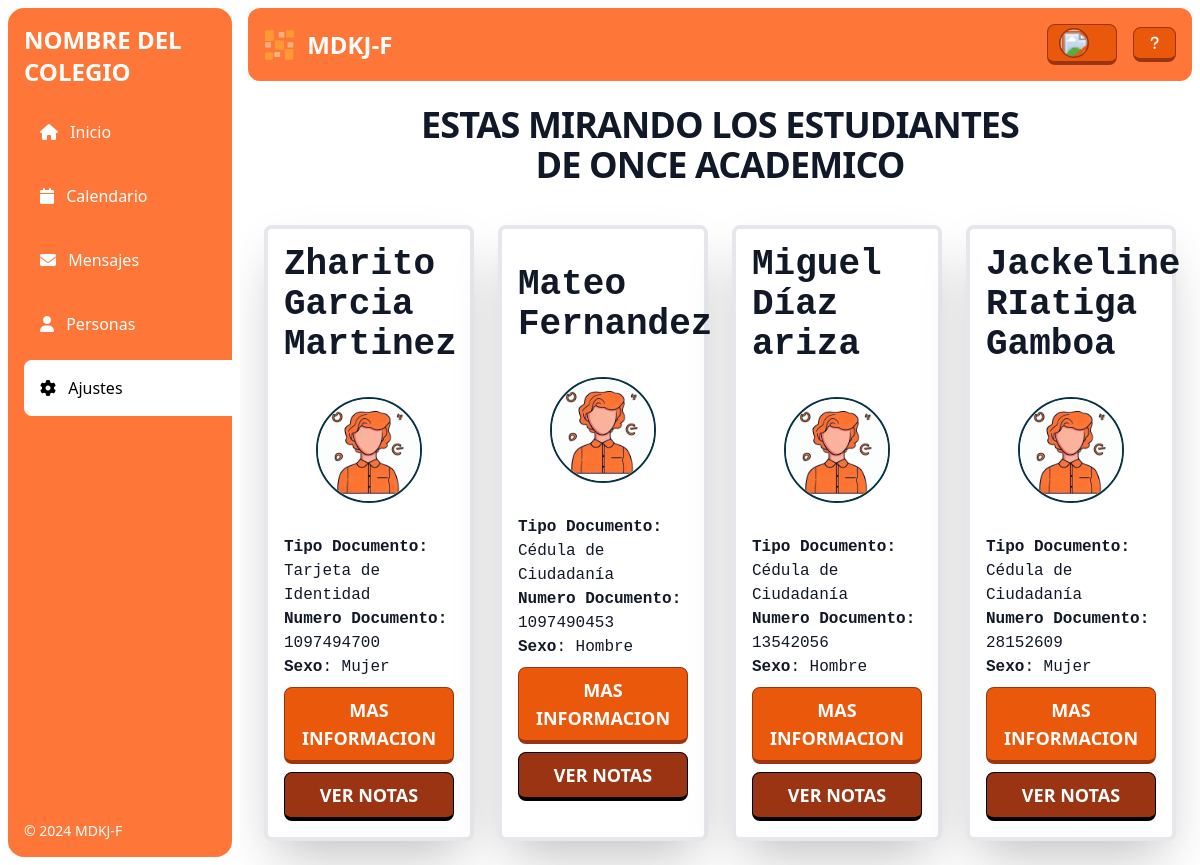
The page /informacion/grados/mirar/estudiantes/3/ on the database its author committed.
### users/models.py (models this page shows, shortened)
class CustomUser(AbstractUser):
    tipo_documento = models.CharField(max_length=50,choices=TIPO_DOCUMENTO, default='Sin informacion')
    numero_documento = models.CharField(max_length=20, null=True, blank=True)
    introduccion = models.TextField(null=True, blank=True)

class CustomUserAlumno(CustomUser):
    foto = models.ImageField(default='alumnos/profile.png', upload_to=user_directory_path_profile_alumnos, null=True, blank=True)
    tipo_usuario = models.CharField(max_length=50, choices=TIPO_USUARIO, default='Alumno')
    fecha_creacion = models.DateTimeField(auto_now_add=True)
    grado = models.ForeignKey('informacion.Grado', on_delete=models.SET_NULL, blank=True, null=True)  # Utiliza 'informacion.Grado')  # Campo ForeignKey para relacionar con Grado
    sexo = models.CharField(max_length=20, choices=SEXO, default='Sin informacion')
    estado = models.BooleanField(default=True)
    descripcion = models.TextField(blank=True, null=True,)
    alergias = models.TextField(blank=True, null=True)
    condiciones_medicas = models.TextField(blank=True, null=True)
    medicamentos_actuales = models.TextField(blank=True, null=True)
    grupo_sanguineo = models.CharField(max_length=15, blank=True, null=True, choices=TIPO_SANGRE, default='Desconocido')
    contacto_emergencia_nombre = models.CharField(max_length=255, blank=True, null=True)
    contacto_emergencia_telefono = models.CharField(max_length=20, blank=True, null=True)
    ver_notas = models.BooleanField(default=True)

class CustomUser(AbstractUser):
    tipo_documento = models.CharField(max_length=50,choices=TIPO_DOCUMENTO, default='Sin informacion')
    numero_documento = models.CharField(max_length=20, null=True, blank=True)
    introduccion = models.TextField(null=True, blank=True)

### informacion/views.py (the view)
# urls.py: path('grados/mirar/estudiantes/<int:pk>/', VerEstudiantesGrado.as_view(), name='VerEstudiantesGrado'),
class VerEstudiantesGrado(View):
    def get(self, request, pk, *args, **kwargs):
        grado = get_object_or_404(Grado, pk=pk)
        estudiantes = CustomUserAlumno.objects.filter(grado=grado)
        print(grado)
        vista = 'gestor'
        abierto='ajustes'
        form = EditarVerNotasAlumnosForm()
        context = {
            'grado': grado,
            'estudiantes': estudiantes,
            'vista': vista,
            'abierto':abierto,
            'form': form,
        }
        return render(request, 'informacion/grados/ver_estudiantes.html', context)

### informacion/models.py (called while the page is built)
    def __str__(self):
        return self.grado_nom + "(" + self.grado_num + ")"

### templates/informacion/grados/ver_estudiantes.html (shortened to what this page needs)
<head>
</head>
{% extends 'base.html' %}
{% block content %}
{% load static %}
<div class="mx-auto max-w-screen-sm text-center">
    <h2 class="lg:py-2  text-4xl tracking-tight font-bold text-gray-900 mb-8 zoom-4">ESTAS MIRANDO LOS ESTUDIANTES DE {{grado.grado_nom}}</h2>
</div>
<div class="grid gap-6 mb-6 lg:mb-4 md:grid-cols-3 lg:grid-cols-4">
{% for estudiante in estudiantes %}
{% if estudiante.ver_notas %}
<div class="items-center bg-white border-4 border-gray-200 rounded-lg sm:flex p-4 block shadow-2xl hover:scale-105 duration-300 ease-in-out">
{% else %}
<div class="items-center bg-white border-4 border-red-500 rounded-lg sm:flex p-4 block shadow-2xl hover:scale-105 duration-300 ease-in-out">
{% endif %}
    <div class="block w-full">
        <h5 class="font-mono font-bold text-gray-900 text-4xl text-left">{{estudiante.first_name}} {{estudiante.last_name}}</h5>
        <div class="p-8">
            <img class="w-full rounded-full border-2 border-cyan-950" src="{{ estudiante.foto.url }}" alt="Alumno">
        </div>
        <h6 class="font-mono text-gray-900 text-1xl text-left"><b>Tipo Documento:</b> {{estudiante.tipo_documento}}</h6>
        <h6 class="font-mono text-gray-900 text-1xl text-left"><b>Numero Documento:</b> {{estudiante.numero_documento}}</h6>
        <h6 class="font-mono text-gray-900 text-1xl text-left"><b>Sexo</b>: {{estudiante.sexo}}</h6>
        <div class="mt-2 pt-full flex">
            <button class="myButton font-semibold text-white px-2 rounded-lg bg-orange-600 border-l border-r border-t border-4 border-orange-800 hover:scale-105 transition duration-300 ease-in-out focus:border focus:mt-1 w-full py-2 text-center text-lg block" onclick="mostrarVentana('Emergente', '{{estudiante.numero_documento}}')">
                MAS INFORMACION
            </button>
        </div>
        <div class="mt-2 pt-full flex">
            <button class="myButton font-semibold text-white px-2 rounded-lg bg-orange-800 border-l border-r border-t border-4 border-black hover:scale-105 transition duration-300 ease-in-out focus:border focus:mt-1 w-full py-2 text-center text-lg block" onclick="mostrarVentana('Emergente', '{{estudiante.numero_documento}}')">
                VER NOTAS
            </button>
        </div>
    </div>
</div>
{% endfor %}
</div>
<link rel="stylesheet" href="{% static 'css/ventanas/ventana_emergente_boton.css' %}">
{% endblock content %}

### rows shown on the page
CustomUserAlumno: first_name "Zharito Garcia", last_name "Martinez", foto (placeholder picture), tipo_documento "Tarjeta de Identidad", numero_documento "1097494700", sexo "Mujer"
CustomUserAlumno: first_name "Mateo", last_name "Fernandez", foto (placeholder picture), tipo_documento "Cédula de Ciudadanía", numero_documento "1097490453", sexo "Hombre"
CustomUserAlumno: first_name "Miguel", last_name "Díaz ariza", foto (placeholder picture), tipo_documento "Cédula de Ciudadanía", numero_documento "13542056", sexo "Hombre"
CustomUserAlumno: first_name "Jackeline", last_name "RIatiga Gamboa", foto (placeholder picture), tipo_documento "Cédula de Ciudadanía", numero_documento "28152609", sexo "Mujer"
